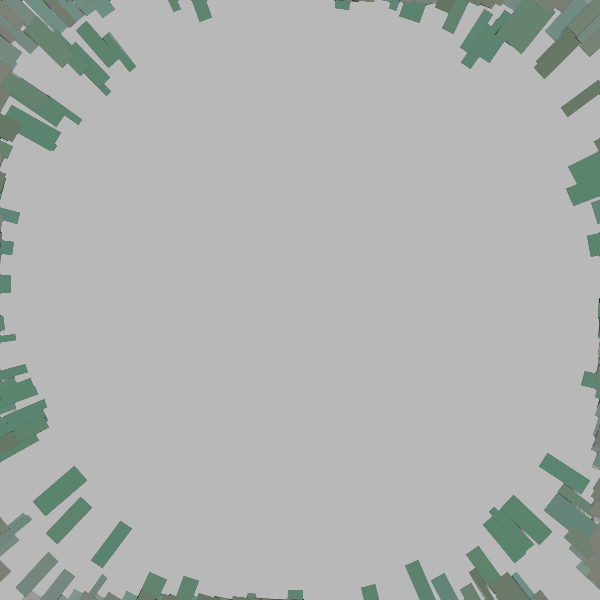
Frame 1 (no input)
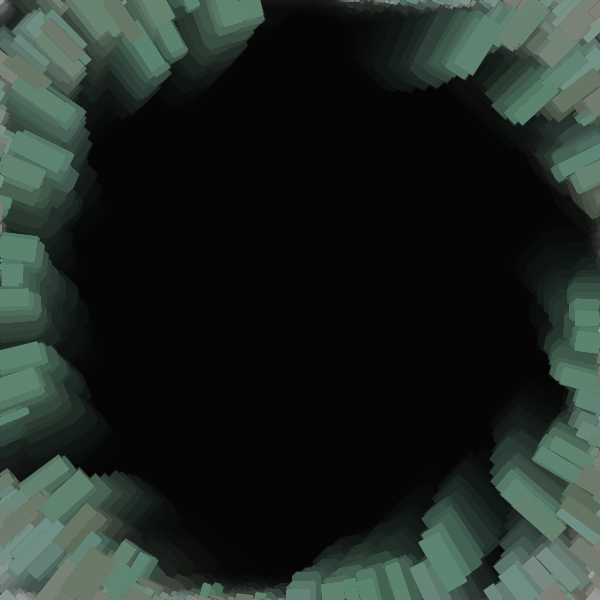
Frame 60 (the mouse pressed at the canvas centre just before this capture)
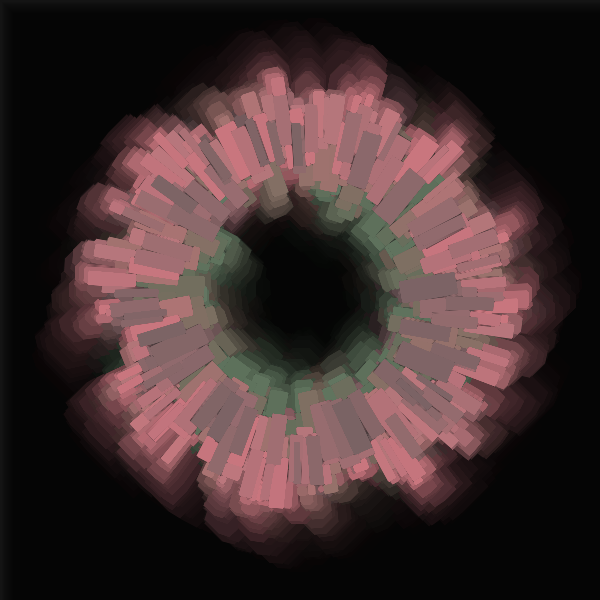
Frame 120 (the mouse held since frame 60 and released just before this capture)

The Processing sketch that drew these frames (run headless with seeded random() and noise(); from frame 60 on, the mouse is pressed at the canvas centre):

// Processing sketch: processing_91448
// ── processing_91448.pde

// Random Walker (Vectors)
// Daniel Shiffman <http://www.shiffman.net>
// The Nature of Code, Spring 2009

Walker[] walkers = new Walker[400];
Walker w;
float xoff;// for perlin noise
float xincrement = 0.003;// incrementer for perlin noise
color c;// color
float a;// color alpha changes based on perlin noise
float r;// color red changes based on perlin noise
float g;// color green changes based on perlin noise
float b;// color blue changes based on perlin noise

void setup() {
  size(600,600);
  smooth();
  xoff = 0;
  // Create a walker object
  for(int i = 0; i < walkers.length; i++){ 
    xoff += xincrement;
    a = noise(xoff)*255;// color changes based on perlin noise
    r = noise(xoff)*255;// color changes based on perlin noise
    g = noise(xoff/4)*255;// color changes based on perlin noise
    b = noise(xoff/2)*255;// color changes based on perlin noise
    color c = color(r, g, b, 255);

    walkers[i] = new Walker(noise(xoff)*800, c, random(360));
  }
}

void draw() {
  //background(255);
  fill(5, 25);
  rect(0,0,width,height);
  // Run the walker object
  for(int i = 0; i < walkers.length; i++){
    walkers[i].walk(); 
    walkers[i].render();
  }
  filter(DILATE);
}

void mousePressed() {
  for(int i = 0; i < walkers.length; i++){ 
    xoff += xincrement;
    a = noise(xoff)*255;// color changes based on perlin noise
    r = noise(xoff)*255;// color changes based on perlin noise
    g = noise(xoff/4)*255;// color changes based on perlin noise
    b = noise(xoff/2)*255;// color changes based on perlin noise
    color c = color(r, g, b, 255);

    walkers[i].radius = noise(xoff/2)*300;
    walkers[i].value = c;
  }
}


// Random Walker (No Vectors)
// Daniel Shiffman <http://www.shiffman.net>
// The Nature of Code, Spring 2009

// A random walker class!

class Walker {
  PVector loc;

  float radius;
  float angle;
  float wiggle;
  float wAngle;
  color value;
  Walker(float _radius, color _value, float _angle) {
    value = _value;
    radius = _radius;
    angle = _angle;
    wAngle = random(0,360);
    loc = new PVector((cos(radians(angle)) * radius) + width/2,(sin(radians(angle)) * radius) + height/2);
  }

  void render() {

    stroke(20,200);
    fill(value);
    pushMatrix();
    translate(loc.x,loc.y);
    rotate(radians(angle));
    rect(0,0,abs((wiggle*wiggle*wiggle) + 50),abs((wiggle*wiggle*wiggle) + 15));
    
    popMatrix();
    //ellipse(loc.x,loc.y,abs((wiggle*wiggle*wiggle) - 5),abs((wiggle*wiggle*wiggle) - 5));
  }

  // Randomly move up, down, left, right, or stay in one place
  void walk() {
    PVector vel = new PVector(random(-1,10),random(-10,1));
    //loc.add(vel);
    // add wiggle
    wAngle += 5;
    wiggle = cos(radians(wAngle)) * 2;
    radius += wiggle;
    angle += .5+(wiggle/10);
    loc = new PVector((cos(radians(angle)) * (radius + wiggle)) + width/2,(sin(radians(angle)) * (radius + wiggle)) + height/2);
    //loc.add(wiggle);
    loc.add(vel);
    // Stay on the screen
    loc.x = constrain(loc.x,0,width-1);
    loc.y = constrain(loc.y,0,height-1);
  }
}
